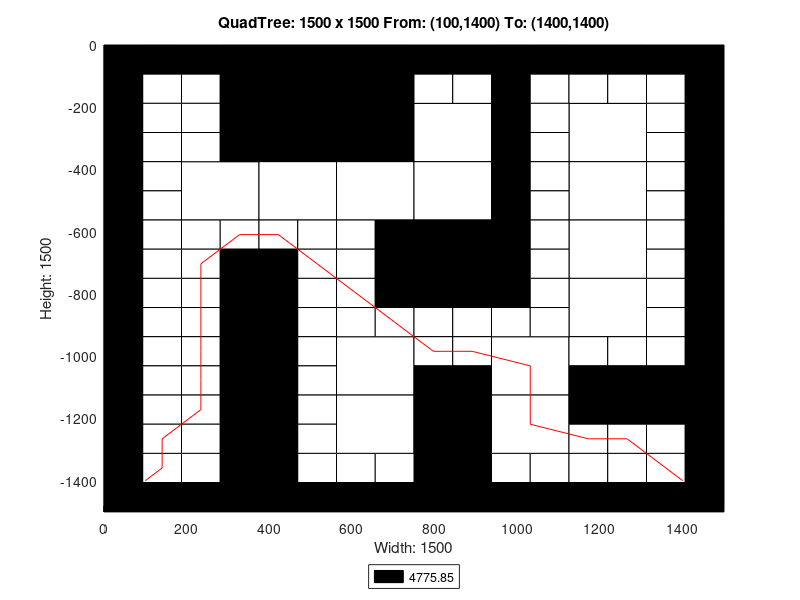

The MATLAB source for this figure:
axis([0 1500 -1500 0]);
title('QuadTree: 1500 x 1500 From: (100,1400) To: (1400,1400)');
xlabel('Width: 1500');
ylabel('Height: 1500');
rectangle('Position',[375 -375 375 375], 'FaceColor',[0 0 0]);
rectangle('Position',[187.5 -562.5 187.5 187.5], 'FaceColor',[1 1 1]);
rectangle('Position',[375 -562.5 187.5 187.5], 'FaceColor',[1 1 1]);
rectangle('Position',[562.5 -562.5 187.5 187.5], 'FaceColor',[1 1 1]);
rectangle('Position',[750 -375 187.5 187.5], 'FaceColor',[1 1 1]);
rectangle('Position',[1125 -375 187.5 187.5], 'FaceColor',[1 1 1]);
rectangle('Position',[750 -562.5 187.5 187.5], 'FaceColor',[1 1 1]);
rectangle('Position',[750 -750 187.5 187.5], 'FaceColor',[0 0 0]);
rectangle('Position',[1125 -562.5 187.5 187.5], 'FaceColor',[1 1 1]);
rectangle('Position',[1125 -750 187.5 187.5], 'FaceColor',[1 1 1]);
rectangle('Position',[562.5 -1125 187.5 187.5], 'FaceColor',[1 1 1]);
rectangle('Position',[562.5 -1312.5 187.5 187.5], 'FaceColor',[1 1 1]);
rectangle('Position',[937.5 -1125 187.5 187.5], 'FaceColor',[1 1 1]);
rectangle('Position',[1125 -937.5 187.5 187.5], 'FaceColor',[1 1 1]);
rectangle('Position',[750 -1312.5 187.5 187.5], 'FaceColor',[0 0 0]);
rectangle('Position',[937.5 -1312.5 187.5 187.5], 'FaceColor',[1 1 1]);
rectangle('Position',[750 -1500 187.5 187.5], 'FaceColor',[0 0 0]);
rectangle('Position',[0 -93.75 93.75 93.75], 'FaceColor',[0 0 0]);
rectangle('Position',[93.75 -93.75 93.75 93.75], 'FaceColor',[0 0 0]);
rectangle('Position',[0 -187.5 93.75 93.75], 'FaceColor',[0 0 0]);
rectangle('Position',[93.75 -187.5 93.75 93.75], 'FaceColor',[1 1 1]);
rectangle('Position',[187.5 -93.75 93.75 93.75], 'FaceColor',[0 0 0]);
rectangle('Position',[281.25 -93.75 93.75 93.75], 'FaceColor',[0 0 0]);
rectangle('Position',[187.5 -187.5 93.75 93.75], 'FaceColor',[1 1 1]);
rectangle('Position',[281.25 -187.5 93.75 93.75], 'FaceColor',[0 0 0]);
rectangle('Position',[0 -281.25 93.75 93.75], 'FaceColor',[0 0 0]);
rectangle('Position',[93.75 -281.25 93.75 93.75], 'FaceColor',[1 1 1]);
rectangle('Position',[0 -375 93.75 93.75], 'FaceColor',[0 0 0]);
rectangle('Position',[93.75 -375 93.75 93.75], 'FaceColor',[1 1 1]);
rectangle('Position',[187.5 -281.25 93.75 93.75], 'FaceColor',[1 1 1]);
rectangle('Position',[281.25 -281.25 93.75 93.75], 'FaceColor',[0 0 0]);
rectangle('Position',[187.5 -375 93.75 93.75], 'FaceColor',[1 1 1]);
rectangle('Position',[281.25 -375 93.75 93.75], 'FaceColor',[0 0 0]);
rectangle('Position',[0 -468.75 93.75 93.75], 'FaceColor',[0 0 0]);
rectangle('Position',[93.75 -468.75 93.75 93.75], 'FaceColor',[1 1 1]);
rectangle('Position',[0 -562.5 93.75 93.75], 'FaceColor',[0 0 0]);
rectangle('Position',[93.75 -562.5 93.75 93.75], 'FaceColor',[1 1 1]);
rectangle('Position',[0 -656.25 93.75 93.75], 'FaceColor',[0 0 0]);
rectangle('Position',[93.75 -656.25 93.75 93.75], 'FaceColor',[1 1 1]);
rectangle('Position',[0 -750 93.75 93.75], 'FaceColor',[0 0 0]);
rectangle('Position',[93.75 -750 93.75 93.75], 'FaceColor',[1 1 1]);
rectangle('Position',[187.5 -656.25 93.75 93.75], 'FaceColor',[1 1 1]);
rectangle('Position',[281.25 -656.25 93.75 93.75], 'FaceColor',[1 1 1]);
rectangle('Position',[187.5 -750 93.75 93.75], 'FaceColor',[1 1 1]);
rectangle('Position',[281.25 -750 93.75 93.75], 'FaceColor',[0 0 0]);
rectangle('Position',[375 -656.25 93.75 93.75], 'FaceColor',[1 1 1]);
rectangle('Position',[468.75 -656.25 93.75 93.75], 'FaceColor',[1 1 1]);
rectangle('Position',[375 -750 93.75 93.75], 'FaceColor',[0 0 0]);
rectangle('Position',[468.75 -750 93.75 93.75], 'FaceColor',[1 1 1]);
rectangle('Position',[562.5 -656.25 93.75 93.75], 'FaceColor',[1 1 1]);
rectangle('Position',[656.25 -656.25 93.75 93.75], 'FaceColor',[0 0 0]);
rectangle('Position',[562.5 -750 93.75 93.75], 'FaceColor',[1 1 1]);
rectangle('Position',[656.25 -750 93.75 93.75], 'FaceColor',[0 0 0]);
rectangle('Position',[750 -93.75 93.75 93.75], 'FaceColor',[0 0 0]);
rectangle('Position',[843.75 -93.75 93.75 93.75], 'FaceColor',[0 0 0]);
rectangle('Position',[750 -187.5 93.75 93.75], 'FaceColor',[1 1 1]);
rectangle('Position',[843.75 -187.5 93.75 93.75], 'FaceColor',[1 1 1]);
rectangle('Position',[937.5 -93.75 93.75 93.75], 'FaceColor',[0 0 0]);
rectangle('Position',[1031.25 -93.75 93.75 93.75], 'FaceColor',[0 0 0]);
rectangle('Position',[937.5 -187.5 93.75 93.75], 'FaceColor',[0 0 0]);
rectangle('Position',[1031.25 -187.5 93.75 93.75], 'FaceColor',[1 1 1]);
rectangle('Position',[937.5 -281.25 93.75 93.75], 'FaceColor',[0 0 0]);
rectangle('Position',[1031.25 -281.25 93.75 93.75], 'FaceColor',[1 1 1]);
rectangle('Position',[937.5 -375 93.75 93.75], 'FaceColor',[0 0 0]);
rectangle('Position',[1031.25 -375 93.75 93.75], 'FaceColor',[1 1 1]);
rectangle('Position',[1125 -93.75 93.75 93.75], 'FaceColor',[0 0 0]);
rectangle('Position',[1218.75 -93.75 93.75 93.75], 'FaceColor',[0 0 0]);
rectangle('Position',[1125 -187.5 93.75 93.75], 'FaceColor',[1 1 1]);
rectangle('Position',[1218.75 -187.5 93.75 93.75], 'FaceColor',[1 1 1]);
rectangle('Position',[1312.5 -93.75 93.75 93.75], 'FaceColor',[0 0 0]);
rectangle('Position',[1406.25 -93.75 93.75 93.75], 'FaceColor',[0 0 0]);
rectangle('Position',[1312.5 -187.5 93.75 93.75], 'FaceColor',[1 1 1]);
rectangle('Position',[1406.25 -187.5 93.75 93.75], 'FaceColor',[0 0 0]);
rectangle('Position',[1312.5 -281.25 93.75 93.75], 'FaceColor',[1 1 1]);
rectangle('Position',[1406.25 -281.25 93.75 93.75], 'FaceColor',[0 0 0]);
rectangle('Position',[1312.5 -375 93.75 93.75], 'FaceColor',[1 1 1]);
rectangle('Position',[1406.25 -375 93.75 93.75], 'FaceColor',[0 0 0]);
rectangle('Position',[937.5 -468.75 93.75 93.75], 'FaceColor',[0 0 0]);
rectangle('Position',[1031.25 -468.75 93.75 93.75], 'FaceColor',[1 1 1]);
rectangle('Position',[937.5 -562.5 93.75 93.75], 'FaceColor',[0 0 0]);
rectangle('Position',[1031.25 -562.5 93.75 93.75], 'FaceColor',[1 1 1]);
rectangle('Position',[937.5 -656.25 93.75 93.75], 'FaceColor',[0 0 0]);
rectangle('Position',[1031.25 -656.25 93.75 93.75], 'FaceColor',[1 1 1]);
rectangle('Position',[937.5 -750 93.75 93.75], 'FaceColor',[0 0 0]);
rectangle('Position',[1031.25 -750 93.75 93.75], 'FaceColor',[1 1 1]);
rectangle('Position',[1312.5 -468.75 93.75 93.75], 'FaceColor',[1 1 1]);
rectangle('Position',[1406.25 -468.75 93.75 93.75], 'FaceColor',[0 0 0]);
rectangle('Position',[1312.5 -562.5 93.75 93.75], 'FaceColor',[1 1 1]);
rectangle('Position',[1406.25 -562.5 93.75 93.75], 'FaceColor',[0 0 0]);
rectangle('Position',[1312.5 -656.25 93.75 93.75], 'FaceColor',[1 1 1]);
rectangle('Position',[1406.25 -656.25 93.75 93.75], 'FaceColor',[0 0 0]);
rectangle('Position',[1312.5 -750 93.75 93.75], 'FaceColor',[1 1 1]);
rectangle('Position',[1406.25 -750 93.75 93.75], 'FaceColor',[0 0 0]);
rectangle('Position',[0 -843.75 93.75 93.75], 'FaceColor',[0 0 0]);
rectangle('Position',[93.75 -843.75 93.75 93.75], 'FaceColor',[1 1 1]);
rectangle('Position',[0 -937.5 93.75 93.75], 'FaceColor',[0 0 0]);
rectangle('Position',[93.75 -937.5 93.75 93.75], 'FaceColor',[1 1 1]);
rectangle('Position',[187.5 -843.75 93.75 93.75], 'FaceColor',[1 1 1]);
rectangle('Position',[281.25 -843.75 93.75 93.75], 'FaceColor',[0 0 0]);
rectangle('Position',[187.5 -937.5 93.75 93.75], 'FaceColor',[1 1 1]);
rectangle('Position',[281.25 -937.5 93.75 93.75], 'FaceColor',[0 0 0]);
rectangle('Position',[0 -1031.25 93.75 93.75], 'FaceColor',[0 0 0]);
rectangle('Position',[93.75 -1031.25 93.75 93.75], 'FaceColor',[1 1 1]);
rectangle('Position',[0 -1125 93.75 93.75], 'FaceColor',[0 0 0]);
rectangle('Position',[93.75 -1125 93.75 93.75], 'FaceColor',[1 1 1]);
rectangle('Position',[187.5 -1031.25 93.75 93.75], 'FaceColor',[1 1 1]);
rectangle('Position',[281.25 -1031.25 93.75 93.75], 'FaceColor',[0 0 0]);
rectangle('Position',[187.5 -1125 93.75 93.75], 'FaceColor',[1 1 1]);
rectangle('Position',[281.25 -1125 93.75 93.75], 'FaceColor',[0 0 0]);
rectangle('Position',[375 -843.75 93.75 93.75], 'FaceColor',[0 0 0]);
rectangle('Position',[468.75 -843.75 93.75 93.75], 'FaceColor',[1 1 1]);
rectangle('Position',[375 -937.5 93.75 93.75], 'FaceColor',[0 0 0]);
rectangle('Position',[468.75 -937.5 93.75 93.75], 'FaceColor',[1 1 1]);
rectangle('Position',[562.5 -843.75 93.75 93.75], 'FaceColor',[1 1 1]);
rectangle('Position',[656.25 -843.75 93.75 93.75], 'FaceColor',[0 0 0]);
rectangle('Position',[562.5 -937.5 93.75 93.75], 'FaceColor',[1 1 1]);
rectangle('Position',[656.25 -937.5 93.75 93.75], 'FaceColor',[1 1 1]);
rectangle('Position',[375 -1031.25 93.75 93.75], 'FaceColor',[0 0 0]);
rectangle('Position',[468.75 -1031.25 93.75 93.75], 'FaceColor',[1 1 1]);
rectangle('Position',[375 -1125 93.75 93.75], 'FaceColor',[0 0 0]);
rectangle('Position',[468.75 -1125 93.75 93.75], 'FaceColor',[1 1 1]);
rectangle('Position',[0 -1218.75 93.75 93.75], 'FaceColor',[0 0 0]);
rectangle('Position',[93.75 -1218.75 93.75 93.75], 'FaceColor',[1 1 1]);
rectangle('Position',[0 -1312.5 93.75 93.75], 'FaceColor',[0 0 0]);
rectangle('Position',[93.75 -1312.5 93.75 93.75], 'FaceColor',[1 1 1]);
rectangle('Position',[187.5 -1218.75 93.75 93.75], 'FaceColor',[1 1 1]);
rectangle('Position',[281.25 -1218.75 93.75 93.75], 'FaceColor',[0 0 0]);
rectangle('Position',[187.5 -1312.5 93.75 93.75], 'FaceColor',[1 1 1]);
rectangle('Position',[281.25 -1312.5 93.75 93.75], 'FaceColor',[0 0 0]);
rectangle('Position',[0 -1406.25 93.75 93.75], 'FaceColor',[0 0 0]);
rectangle('Position',[93.75 -1406.25 93.75 93.75], 'FaceColor',[1 1 1]);
rectangle('Position',[0 -1500 93.75 93.75], 'FaceColor',[0 0 0]);
rectangle('Position',[93.75 -1500 93.75 93.75], 'FaceColor',[0 0 0]);
rectangle('Position',[187.5 -1406.25 93.75 93.75], 'FaceColor',[1 1 1]);
rectangle('Position',[281.25 -1406.25 93.75 93.75], 'FaceColor',[0 0 0]);
rectangle('Position',[187.5 -1500 93.75 93.75], 'FaceColor',[0 0 0]);
rectangle('Position',[281.25 -1500 93.75 93.75], 'FaceColor',[0 0 0]);
rectangle('Position',[375 -1218.75 93.75 93.75], 'FaceColor',[0 0 0]);
rectangle('Position',[468.75 -1218.75 93.75 93.75], 'FaceColor',[1 1 1]);
rectangle('Position',[375 -1312.5 93.75 93.75], 'FaceColor',[0 0 0]);
rectangle('Position',[468.75 -1312.5 93.75 93.75], 'FaceColor',[1 1 1]);
rectangle('Position',[375 -1406.25 93.75 93.75], 'FaceColor',[0 0 0]);
rectangle('Position',[468.75 -1406.25 93.75 93.75], 'FaceColor',[1 1 1]);
rectangle('Position',[375 -1500 93.75 93.75], 'FaceColor',[0 0 0]);
rectangle('Position',[468.75 -1500 93.75 93.75], 'FaceColor',[0 0 0]);
rectangle('Position',[562.5 -1406.25 93.75 93.75], 'FaceColor',[1 1 1]);
rectangle('Position',[656.25 -1406.25 93.75 93.75], 'FaceColor',[1 1 1]);
rectangle('Position',[562.5 -1500 93.75 93.75], 'FaceColor',[0 0 0]);
rectangle('Position',[656.25 -1500 93.75 93.75], 'FaceColor',[0 0 0]);
rectangle('Position',[750 -843.75 93.75 93.75], 'FaceColor',[0 0 0]);
rectangle('Position',[843.75 -843.75 93.75 93.75], 'FaceColor',[0 0 0]);
rectangle('Position',[750 -937.5 93.75 93.75], 'FaceColor',[1 1 1]);
rectangle('Position',[843.75 -937.5 93.75 93.75], 'FaceColor',[1 1 1]);
rectangle('Position',[937.5 -843.75 93.75 93.75], 'FaceColor',[0 0 0]);
rectangle('Position',[1031.25 -843.75 93.75 93.75], 'FaceColor',[1 1 1]);
rectangle('Position',[937.5 -937.5 93.75 93.75], 'FaceColor',[1 1 1]);
rectangle('Position',[1031.25 -937.5 93.75 93.75], 'FaceColor',[1 1 1]);
rectangle('Position',[750 -1031.25 93.75 93.75], 'FaceColor',[1 1 1]);
rectangle('Position',[843.75 -1031.25 93.75 93.75], 'FaceColor',[1 1 1]);
rectangle('Position',[750 -1125 93.75 93.75], 'FaceColor',[0 0 0]);
rectangle('Position',[843.75 -1125 93.75 93.75], 'FaceColor',[0 0 0]);
rectangle('Position',[1312.5 -843.75 93.75 93.75], 'FaceColor',[1 1 1]);
rectangle('Position',[1406.25 -843.75 93.75 93.75], 'FaceColor',[0 0 0]);
rectangle('Position',[1312.5 -937.5 93.75 93.75], 'FaceColor',[1 1 1]);
rectangle('Position',[1406.25 -937.5 93.75 93.75], 'FaceColor',[0 0 0]);
rectangle('Position',[1125 -1031.25 93.75 93.75], 'FaceColor',[1 1 1]);
rectangle('Position',[1218.75 -1031.25 93.75 93.75], 'FaceColor',[1 1 1]);
rectangle('Position',[1125 -1125 93.75 93.75], 'FaceColor',[0 0 0]);
rectangle('Position',[1218.75 -1125 93.75 93.75], 'FaceColor',[0 0 0]);
rectangle('Position',[1312.5 -1031.25 93.75 93.75], 'FaceColor',[1 1 1]);
rectangle('Position',[1406.25 -1031.25 93.75 93.75], 'FaceColor',[0 0 0]);
rectangle('Position',[1312.5 -1125 93.75 93.75], 'FaceColor',[0 0 0]);
rectangle('Position',[1406.25 -1125 93.75 93.75], 'FaceColor',[0 0 0]);
rectangle('Position',[937.5 -1406.25 93.75 93.75], 'FaceColor',[1 1 1]);
rectangle('Position',[1031.25 -1406.25 93.75 93.75], 'FaceColor',[1 1 1]);
rectangle('Position',[937.5 -1500 93.75 93.75], 'FaceColor',[0 0 0]);
rectangle('Position',[1031.25 -1500 93.75 93.75], 'FaceColor',[0 0 0]);
rectangle('Position',[1125 -1218.75 93.75 93.75], 'FaceColor',[0 0 0]);
rectangle('Position',[1218.75 -1218.75 93.75 93.75], 'FaceColor',[0 0 0]);
rectangle('Position',[1125 -1312.5 93.75 93.75], 'FaceColor',[1 1 1]);
rectangle('Position',[1218.75 -1312.5 93.75 93.75], 'FaceColor',[1 1 1]);
rectangle('Position',[1312.5 -1218.75 93.75 93.75], 'FaceColor',[0 0 0]);
rectangle('Position',[1406.25 -1218.75 93.75 93.75], 'FaceColor',[0 0 0]);
rectangle('Position',[1312.5 -1312.5 93.75 93.75], 'FaceColor',[1 1 1]);
rectangle('Position',[1406.25 -1312.5 93.75 93.75], 'FaceColor',[0 0 0]);
rectangle('Position',[1125 -1406.25 93.75 93.75], 'FaceColor',[1 1 1]);
rectangle('Position',[1218.75 -1406.25 93.75 93.75], 'FaceColor',[1 1 1]);
rectangle('Position',[1125 -1500 93.75 93.75], 'FaceColor',[0 0 0]);
rectangle('Position',[1218.75 -1500 93.75 93.75], 'FaceColor',[0 0 0]);
rectangle('Position',[1312.5 -1406.25 93.75 93.75], 'FaceColor',[1 1 1]);
rectangle('Position',[1406.25 -1406.25 93.75 93.75], 'FaceColor',[0 0 0]);
rectangle('Position',[1312.5 -1500 93.75 93.75], 'FaceColor',[0 0 0]);
rectangle('Position',[1406.25 -1500 93.75 93.75], 'FaceColor',[0 0 0]);
X=[1400,1359.38,1265.62,1171.88,1031.25,1031.25,890.625,796.875,703.125,609.375,515.625,421.875,328.125,234.375,234.375,234.375,234.375,234.375,234.375,140.625,140.625,100];
Y=[-1400,-1359.38,-1265.62,-1265.62,-1218.75,-1031.25,-984.375,-984.375,-890.625,-796.875,-703.125,-609.375,-609.375,-703.125,-796.875,-890.625,-984.375,-1078.12,-1171.88,-1265.62,-1359.38,-1400];
hold on;
plot(X,Y,'r');
legend('4775.85','Location','southoutside');
